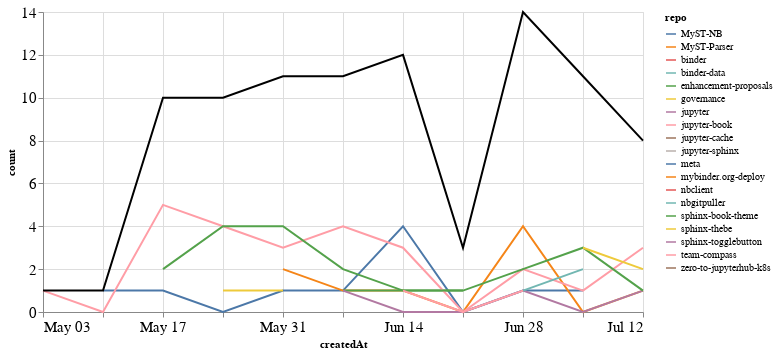

Notebook cell for this chart:
### Markdown cell above
## PRs

### Code cell
prs_time = prs.groupby('repo').resample('W', on='createdAt').count()['author'].reset_index()
prs_time = prs_time.rename(columns={'author': 'count'})
prs_time_total = prs_time.groupby('createdAt').agg({"count": "sum"}).reset_index()

ch1 = alt.Chart(prs_time, width=600).mark_line().encode(
    x='createdAt',
    y='count',
    color='repo',
    tooltip="repo"
)

ch2 = alt.Chart(prs_time_total, width=600).mark_line(color="black").encode(
    x='createdAt',
    y='count',
)

ch1 + ch2

### Figure 1 — Vega-Lite specification as saved in the notebook (floating-point values rounded to 4 significant figures)
{"config": {"axisLeft": {"labelFontSize": 15}, "axisBottom": {"labelFontSize": 15}}, "layer": [{"data": {"name": "data-43c79cf9d2a6b1cce6f49e7b44b8c040"}, "mark": "line", "encoding": {"color": {"type": "nominal", "field": "repo"}, "tooltip": {"type": "nominal", "field": "repo"}, "x": {"type": "temporal", "field": "createdAt"}, "y": {"type": "quantitative", "field": "count"}}, "width": 600}, {"data": {"name": "data-ea5797ad84889cba11f63c5f6527fc04"}, "mark": {"type": "line", "color": "black"}, "encoding": {"x": {"type": "temporal", "field": "createdAt"}, "y": {"type": "quantitative", "field": "count"}}, "width": 600}], "$schema": "https://vega.github.io/schema/vega-lite/v4.8.1.json", "datasets": {"data-43c79cf9d2a6b1cce6f49e7b44b8c040": [{"repo": "MyST-NB", "createdAt": "2020-05-10T00:00:00", "count": 1}, {"repo": "MyST-NB", "createdAt": "2020-05-17T00:00:00", "count": 1}, {"repo": "MyST-NB", "createdAt": "2020-05-24T00:00:00", "count": 0}, {"repo": "MyST-NB", "createdAt": "2020-05-31T00:00:00", "count": 1}, {"repo": "MyST-NB", "createdAt": "2020-06-07T00:00:00", "count": 1}, {"repo": "MyST-NB", "createdAt": "2020-06-14T00:00:00", "count": 4}, {"repo": "MyST-NB", "createdAt": "2020-06-21T00:00:00", "count": 0}, {"repo": "MyST-NB", "createdAt": "2020-06-28T00:00:00", "count": 1}, {"repo": "MyST-NB", "createdAt": "2020-07-05T00:00:00", "count": 1}, {"repo": "MyST-Parser", "createdAt": "2020-05-31T00:00:00", "count": 2}, {"repo": "MyST-Parser", "createdAt": "2020-06-07T00:00:00", "count": 1}, {"repo": "MyST-Parser", "createdAt": "2020-06-14T00:00:00", "count": 1}, {"repo": "MyST-Parser", "createdAt": "2020-06-21T00:00:00", "count": 0}, {"repo": "MyST-Parser", "createdAt": "2020-06-28T00:00:00", "count": 4}, {"repo": "MyST-Parser", "createdAt": "2020-07-05T00:00:00", "count": 0}, {"repo": "MyST-Parser", "createdAt": "2020-07-12T00:00:00", "count": 1}, {"repo": "binder", "createdAt": "2020-06-28T00:00:00", "count": 1}, {"repo": "binder-data", "createdAt": "2020-06-21T00:00:00", "count": 1}, {"repo": "enhancement-proposals", "createdAt": "2020-06-07T00:00:00", "count": 1}, {"repo": "enhancement-proposals", "createdAt": "2020-06-14T00:00:00", "count": 1}, {"repo": "enhancement-proposals", "createdAt": "2020-06-21T00:00:00", "count": 1}, {"repo": "governance", "createdAt": "2020-05-24T00:00:00", "count": 1}, {"repo": "governance", "createdAt": "2020-05-31T00:00:00", "count": 1}, {"repo": "jupyter", "createdAt": "2020-06-07T00:00:00", "count": 1}, {"repo": "jupyter", "createdAt": "2020-06-14T00:00:00", "count": 0}, {"repo": "jupyter", "createdAt": "2020-06-21T00:00:00", "count": 0}, {"repo": "jupyter", "createdAt": "2020-06-28T00:00:00", "count": 1}, {"repo": "jupyter", "createdAt": "2020-07-05T00:00:00", "count": 0}, {"repo": "jupyter", "createdAt": "2020-07-12T00:00:00", "count": 1}, {"repo": "jupyter-book", "createdAt": "2020-05-03T00:00:00", "count": 1}, {"repo": "jupyter-book", "createdAt": "2020-05-10T00:00:00", "count": 0}, {"repo": "jupyter-book", "createdAt": "2020-05-17T00:00:00", "count": 5}, {"repo": "jupyter-book", "createdAt": "2020-05-24T00:00:00", "count": 4}, {"repo": "jupyter-book", "createdAt": "2020-05-31T00:00:00", "count": 3}, {"repo": "jupyter-book", "createdAt": "2020-06-07T00:00:00", "count": 4}, {"repo": "jupyter-book", "createdAt": "2020-06-14T00:00:00", "count": 3}, {"repo": "jupyter-book", "createdAt": "2020-06-21T00:00:00", "count": 0}, {"repo": "jupyter-book", "createdAt": "2020-06-28T00:00:00", "count": 2}, {"repo": "jupyter-book", "createdAt": "2020-07-05T00:00:00", "count": 1}, {"repo": "jupyter-book", "createdAt": "2020-07-12T00:00:00", "count": 3}, {"repo": "jupyter-cache", "createdAt": "2020-05-17T00:00:00", "count": 1}, {"repo": "jupyter-sphinx", "createdAt": "2020-06-28T00:00:00", "count": 1}, {"repo": "meta", "createdAt": "2020-06-07T00:00:00", "count": 1}, {"repo": "mybinder.org-deploy", "createdAt": "2020-05-24T00:00:00", "count": 1}, {"repo": "nbclient", "createdAt": "2020-05-17T00:00:00", "count": 1}, {"repo": "nbgitpuller", "createdAt": "2020-06-28T00:00:00", "count": 1}, {"repo": "nbgitpuller", "createdAt": "2020-07-05T00:00:00", "count": 2}, {"repo": "sphinx-book-theme", "createdAt": "2020-05-17T00:00:00", "count": 2}, {"repo": "sphinx-book-theme", "createdAt": "2020-05-24T00:00:00", "count": 4}, {"repo": "sphinx-book-theme", "createdAt": "2020-05-31T00:00:00", "count": 4}, {"repo": "sphinx-book-theme", "createdAt": "2020-06-07T00:00:00", "count": 2}, {"repo": "sphinx-book-theme", "createdAt": "2020-06-14T00:00:00", "count": 1}, {"repo": "sphinx-book-theme", "createdAt": "2020-06-21T00:00:00", "count": 1}, {"repo": "sphinx-book-theme", "createdAt": "2020-06-28T00:00:00", "count": 2}, {"repo": "sphinx-book-theme", "createdAt": "2020-07-05T00:00:00", "count": 3}, {"repo": "sphinx-book-theme", "createdAt": "2020-07-12T00:00:00", "count": 1}, {"repo": "sphinx-thebe", "createdAt": "2020-07-05T00:00:00", "count": 3}, {"repo": "sphinx-thebe", "createdAt": "2020-07-12T00:00:00", "count": 2}, {"repo": "sphinx-togglebutton", "createdAt": "2020-06-14T00:00:00", "count": 1}, {"repo": "team-compass", "createdAt": "2020-06-14T00:00:00", "count": 1}, {"repo": "team-compass", "createdAt": "2020-06-21T00:00:00", "count": 0}, {"repo": "team-compass", "createdAt": "2020-06-28T00:00:00", "count": 1}, {"repo": "zero-to-jupyterhub-k8s", "createdAt": "2020-07-05T00:00:00", "count": 1}], "data-ea5797ad84889cba11f63c5f6527fc04": [{"createdAt": "2020-05-03T00:00:00", "count": 1}, {"createdAt": "2020-05-10T00:00:00", "count": 1}, {"createdAt": "2020-05-17T00:00:00", "count": 10}, {"createdAt": "2020-05-24T00:00:00", "count": 10}, {"createdAt": "2020-05-31T00:00:00", "count": 11}, {"createdAt": "2020-06-07T00:00:00", "count": 11}, {"createdAt": "2020-06-14T00:00:00", "count": 12}, {"createdAt": "2020-06-21T00:00:00", "count": 3}, {"createdAt": "2020-06-28T00:00:00", "count": 14}, {"createdAt": "2020-07-05T00:00:00", "count": 11}, {"createdAt": "2020-07-12T00:00:00", "count": 8}]}}
